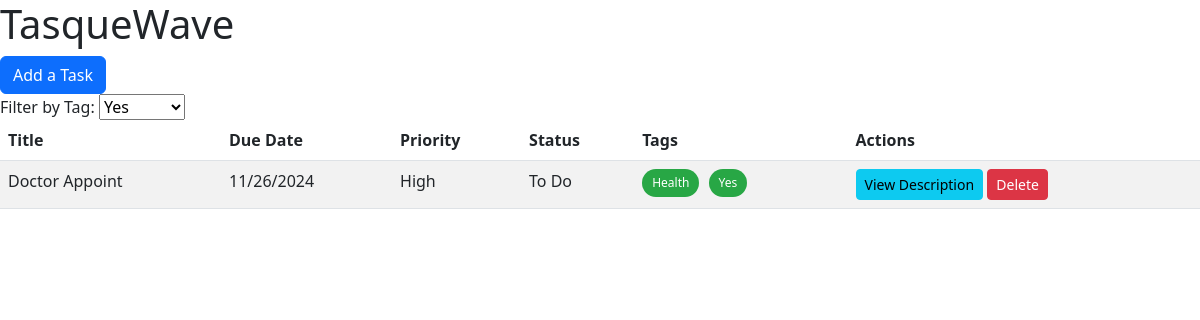
Screenshot of /filter/Yes with the database file from the repository.
### models.py (models this page shows)
class Task(db.Model):
    __tablename__ = 'tasks'
    id = db.Column(db.Integer, primary_key=True)
    title = db.Column(db.String(100), nullable=False)
    description = db.Column(db.Text, nullable=True)
    due_date = db.Column(db.Date, nullable=False)
    priority = db.Column(db.String(10), nullable=False, default='Medium')
    status = db.Column(db.String(20), nullable=False, default='To Do')
    tags = db.relationship('Tag', secondary=task_tags, backref=db.backref('tasks', lazy='dynamic'))

class Tag(db.Model):
    __tablename__ = 'tags'
    id = db.Column(db.Integer, primary_key=True)
    name = db.Column(db.String(50), unique=True, nullable=False)

### app.py (the view)
@app.route('/filter/<string:tag_name>')
def filter_by_tag(tag_name):
    tag = Tag.query.filter_by(name=tag_name).first()
    tasks = tag.tasks.order_by(Task.priority.asc(), Task.due_date.asc()).all() if tag else []
    tags = Tag.query.all()
    form = TaskForm()  # Create an instance of the TaskForm
    return render_template('index.html', tasks=tasks, tags=tags, filter_tag=tag_name, form=form)

### forms.py
class TaskForm(FlaskForm):
    title = StringField('Title', validators=[DataRequired()])
    description = TextAreaField('Description')
    due_date = DateField('Due Date', format='%Y-%m-%d', validators=[DataRequired()])
    priority = SelectField('Priority', choices=[('Low', 'Low'), ('Medium', 'Medium'), ('High', 'High')], validators=[DataRequired()])
    tags = StringField('Tags (comma-separated)')
    submit = SubmitField('Add Task')

### templates/index.html (shortened to what this page needs)
<!DOCTYPE html>
<html lang="en">
<head>
    <link rel="stylesheet" href="{{ url_for('static', filename='styles.css') }}">
    <link href="https://cdn.jsdelivr.net/npm/bootstrap@5.3.0-alpha3/dist/css/bootstrap.min.css" rel="stylesheet">
</head>
<body>
    <h1>TasqueWave</h1>
    <button type="button" class="btn btn-primary" data-bs-toggle="modal" data-bs-target="#addTaskModal">
        Add a Task
    </button>
    <div>
        <label for="tagFilter">Filter by Tag:</label>
        <select id="tagFilter" onchange="filterByTag()">
            {% for tag in tags %}
            <option value="{{ tag.name }}" {% if filter_tag == tag.name %}selected{% endif %}>
                {{ tag.name }}
            </option>
            {% endfor %}
        </select>
    </div>
    <table class="table table-striped">
        <thead>
            <tr>
                <th>Title</th>
                <th>Due Date</th>
                <th>Priority</th>
                <th>Status</th>
                <th>Tags</th>
                <th>Actions</th>
            </tr>
        </thead>
        <tbody>
            {% for task in tasks %}
            <tr>
                <td>{{ task.title }}</td>
                <td>{{ task.due_date.strftime('%m/%d/%Y') }}</td>
                <td>{{ task.priority }}</td>
                <td>{{ task.status }}</td>
                <td>
                    {% for tag in task.tags %}
                        <a href="{{ url_for('filter_by_tag', tag_name=tag.name) }}" class="tag-badge">{{ tag.name }}</a>
                    {% endfor %}
                </td>
                <td>
                    <button type="button" class="btn btn-info btn-sm" data-bs-toggle="modal" data-bs-target="#viewDescriptionModal" onclick="setDescription('{{ task.title }}', '{{ task.description }}')">
                        View Description
                    </button>
                    <form action="{{ url_for('delete_task', task_id=task.id) }}" method="POST" style="display: inline;">
                        <button type="submit" class="btn btn-danger btn-sm" onclick="return confirm('Are you sure you want to delete this task?')">Delete</button>
                    </form>
                </td>
            </tr>
            {% endfor %}
        </tbody>
    </table>
</body>
</html>

### static/styles.css (style rules this page uses)
table { width: 100%; border-collapse: collapse; }
th, td { border: 1px solid #ddd; padding: 8px; text-align: left; }
th { background-color: #f4f4f4; }
.tag-badge { display: inline-block; background-color: #28a745; color: white; padding: 5px 10px; border-radius: 15px; font-size: 12px; margin-right: 5px; text-decoration: none; text-transform: capitalize; transition: background-color 0.3s ease; }

### rows the page displays
Task: title "Doctor Appoint", due_date "11/26/2024", priority "High", status "To Do"
Tag: name "Health"
Tag: name "Yes"

### other values shown
form field value "Yes"
